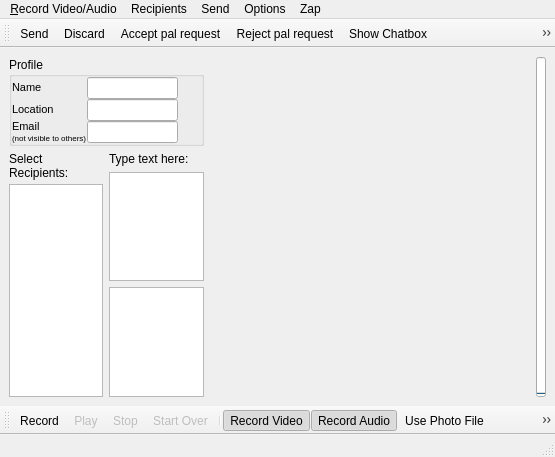
<?xml version="1.0" encoding="UTF-8"?>
<ui version="4.0">
 <class>Composer</class>
 <widget class="QMainWindow" name="Composer">
  <property name="geometry">
   <rect>
    <x>0</x>
    <y>0</y>
    <width>555</width>
    <height>457</height>
   </rect>
  </property>
  <property name="windowTitle">
   <string>Message Composer</string>
  </property>
  <property name="windowIcon">
   <iconset resource="icons.qrc">
    <normaloff>:/new/prefix1/greenguy.png</normaloff>:/new/prefix1/greenguy.png</iconset>
  </property>
  <widget class="QWidget" name="centralwidget">
   <layout class="QGridLayout" name="gridLayout_2">
    <item row="0" column="0">
     <layout class="QVBoxLayout" name="verticalLayout_3">
      <item>
       <widget class="QGroupBox" name="groupBox">
        <property name="title">
         <string>Profile</string>
        </property>
        <layout class="QGridLayout" name="gridLayout">
         <property name="leftMargin">
          <number>0</number>
         </property>
         <property name="topMargin">
          <number>0</number>
         </property>
         <property name="rightMargin">
          <number>0</number>
         </property>
         <property name="bottomMargin">
          <number>0</number>
         </property>
         <property name="spacing">
          <number>0</number>
         </property>
         <item row="0" column="0">
          <layout class="QHBoxLayout" name="horizontalLayout">
           <item>
            <layout class="QVBoxLayout" name="verticalLayout_2">
             <item>
              <widget class="QLabel" name="label_2">
               <property name="text">
                <string>&lt;!DOCTYPE HTML PUBLIC &quot;-//W3C//DTD HTML 4.0//EN&quot; &quot;http://www.w3.org/TR/REC-html40/strict.dtd&quot;&gt;
&lt;html&gt;&lt;head&gt;&lt;meta name=&quot;qrichtext&quot; content=&quot;1&quot; /&gt;&lt;style type=&quot;text/css&quot;&gt;
p, li { white-space: pre-wrap; }
&lt;/style&gt;&lt;/head&gt;&lt;body style=&quot; font-family:'Ubuntu'; font-size:11pt; font-weight:400; font-style:normal;&quot;&gt;
&lt;p style=&quot; margin-top:0px; margin-bottom:0px; margin-left:0px; margin-right:0px; -qt-block-indent:0; text-indent:0px;&quot;&gt;&lt;span style=&quot; font-size:8pt;&quot;&gt;Name&lt;/span&gt;&lt;/p&gt;&lt;/body&gt;&lt;/html&gt;</string>
               </property>
              </widget>
             </item>
             <item>
              <widget class="QLabel" name="label_4">
               <property name="text">
                <string>&lt;!DOCTYPE HTML PUBLIC &quot;-//W3C//DTD HTML 4.0//EN&quot; &quot;http://www.w3.org/TR/REC-html40/strict.dtd&quot;&gt;
&lt;html&gt;&lt;head&gt;&lt;meta name=&quot;qrichtext&quot; content=&quot;1&quot; /&gt;&lt;style type=&quot;text/css&quot;&gt;
p, li { white-space: pre-wrap; }
&lt;/style&gt;&lt;/head&gt;&lt;body style=&quot; font-family:'Ubuntu'; font-size:11pt; font-weight:400; font-style:normal;&quot;&gt;
&lt;p style=&quot; margin-top:0px; margin-bottom:0px; margin-left:0px; margin-right:0px; -qt-block-indent:0; text-indent:0px;&quot;&gt;&lt;span style=&quot; font-size:8pt;&quot;&gt;Location&lt;/span&gt;&lt;/p&gt;&lt;/body&gt;&lt;/html&gt;</string>
               </property>
              </widget>
             </item>
             <item>
              <widget class="QLabel" name="p_email_label">
               <property name="text">
                <string>&lt;!DOCTYPE HTML PUBLIC &quot;-//W3C//DTD HTML 4.0//EN&quot; &quot;http://www.w3.org/TR/REC-html40/strict.dtd&quot;&gt;
&lt;html&gt;&lt;head&gt;&lt;meta name=&quot;qrichtext&quot; content=&quot;1&quot; /&gt;&lt;style type=&quot;text/css&quot;&gt;
p, li { white-space: pre-wrap; }
&lt;/style&gt;&lt;/head&gt;&lt;body style=&quot; font-family:'Ubuntu'; font-size:11pt; font-weight:400; font-style:normal;&quot;&gt;
&lt;p style=&quot; margin-top:0px; margin-bottom:0px; margin-left:0px; margin-right:0px; -qt-block-indent:0; text-indent:0px;&quot;&gt;&lt;span style=&quot; font-size:8pt;&quot;&gt;Email&lt;/span&gt;&lt;/p&gt;
&lt;p style=&quot; margin-top:0px; margin-bottom:0px; margin-left:0px; margin-right:0px; -qt-block-indent:0; text-indent:0px;&quot;&gt;&lt;span style=&quot; font-size:6pt;&quot;&gt;(not visible to others)&lt;/span&gt;&lt;/p&gt;&lt;/body&gt;&lt;/html&gt;</string>
               </property>
              </widget>
             </item>
            </layout>
           </item>
           <item>
            <layout class="QVBoxLayout" name="verticalLayout">
             <item>
              <widget class="QLineEdit" name="p_handle">
               <property name="sizePolicy">
                <sizepolicy hsizetype="Preferred" vsizetype="Fixed">
                 <horstretch>0</horstretch>
                 <verstretch>0</verstretch>
                </sizepolicy>
               </property>
              </widget>
             </item>
             <item>
              <widget class="QLineEdit" name="p_loc">
               <property name="sizePolicy">
                <sizepolicy hsizetype="Preferred" vsizetype="Fixed">
                 <horstretch>0</horstretch>
                 <verstretch>0</verstretch>
                </sizepolicy>
               </property>
              </widget>
             </item>
             <item>
              <widget class="QLineEdit" name="p_email">
               <property name="sizePolicy">
                <sizepolicy hsizetype="Preferred" vsizetype="Fixed">
                 <horstretch>0</horstretch>
                 <verstretch>0</verstretch>
                </sizepolicy>
               </property>
              </widget>
             </item>
            </layout>
           </item>
           <item>
            <spacer name="horizontalSpacer">
             <property name="orientation">
              <enum>Qt::Horizontal</enum>
             </property>
             <property name="sizeHint" stdset="0">
              <size>
               <width>40</width>
               <height>20</height>
              </size>
             </property>
            </spacer>
           </item>
          </layout>
         </item>
         <item row="1" column="0">
          <spacer name="verticalSpacer">
           <property name="orientation">
            <enum>Qt::Vertical</enum>
           </property>
           <property name="sizeType">
            <enum>QSizePolicy::Preferred</enum>
           </property>
           <property name="sizeHint" stdset="0">
            <size>
             <width>20</width>
             <height>40</height>
            </size>
           </property>
          </spacer>
         </item>
        </layout>
       </widget>
      </item>
      <item>
       <layout class="QHBoxLayout" name="horizontalLayout_2">
        <item>
         <layout class="QVBoxLayout">
          <property name="spacing">
           <number>4</number>
          </property>
          <item>
           <widget class="QLabel" name="select_recipients_text">
            <property name="sizePolicy">
             <sizepolicy hsizetype="Fixed" vsizetype="Fixed">
              <horstretch>0</horstretch>
              <verstretch>0</verstretch>
             </sizepolicy>
            </property>
            <property name="text">
             <string>Select
Recipients:</string>
            </property>
           </widget>
          </item>
          <item>
           <widget class="QListWidget" name="recipients">
            <property name="sizePolicy">
             <sizepolicy hsizetype="Preferred" vsizetype="Expanding">
              <horstretch>0</horstretch>
              <verstretch>0</verstretch>
             </sizepolicy>
            </property>
            <property name="sortingEnabled">
             <bool>true</bool>
            </property>
           </widget>
          </item>
         </layout>
        </item>
        <item>
         <layout class="QVBoxLayout">
          <item>
           <widget class="QLabel" name="label_3">
            <property name="sizePolicy">
             <sizepolicy hsizetype="Fixed" vsizetype="Fixed">
              <horstretch>0</horstretch>
              <verstretch>0</verstretch>
             </sizepolicy>
            </property>
            <property name="text">
             <string>Type text here:</string>
            </property>
           </widget>
          </item>
          <item>
           <widget class="QTextEdit" name="textEdit">
            <property name="sizePolicy">
             <sizepolicy hsizetype="Preferred" vsizetype="Expanding">
              <horstretch>0</horstretch>
              <verstretch>0</verstretch>
             </sizepolicy>
            </property>
           </widget>
          </item>
          <item>
           <widget class="QTextBrowser" name="textBrowser">
            <property name="sizePolicy">
             <sizepolicy hsizetype="Preferred" vsizetype="Expanding">
              <horstretch>0</horstretch>
              <verstretch>0</verstretch>
             </sizepolicy>
            </property>
           </widget>
          </item>
         </layout>
        </item>
       </layout>
      </item>
     </layout>
    </item>
    <item row="0" column="1">
     <widget class="vidlab" name="label">
      <property name="sizePolicy">
       <sizepolicy hsizetype="MinimumExpanding" vsizetype="MinimumExpanding">
        <horstretch>0</horstretch>
        <verstretch>0</verstretch>
       </sizepolicy>
      </property>
      <property name="minimumSize">
       <size>
        <width>320</width>
        <height>240</height>
       </size>
      </property>
      <property name="text">
       <string/>
      </property>
      <property name="pixmap">
       <pixmap resource="icons.qrc">:/new/prefix1/greenguy.png</pixmap>
      </property>
      <property name="scaledContents">
       <bool>false</bool>
      </property>
      <property name="alignment">
       <set>Qt::AlignCenter</set>
      </property>
      <property name="wordWrap">
       <bool>true</bool>
      </property>
     </widget>
    </item>
    <item row="0" column="3">
     <widget class="QProgressBar" name="progressBar">
      <property name="enabled">
       <bool>true</bool>
      </property>
      <property name="maximumSize">
       <size>
        <width>10</width>
        <height>16777215</height>
       </size>
      </property>
      <property name="value">
       <number>0</number>
      </property>
      <property name="orientation">
       <enum>Qt::Vertical</enum>
      </property>
      <property name="textDirection">
       <enum>QProgressBar::BottomToTop</enum>
      </property>
     </widget>
    </item>
   </layout>
  </widget>
  <widget class="QMenuBar" name="menubar">
   <property name="geometry">
    <rect>
     <x>0</x>
     <y>0</y>
     <width>555</width>
     <height>22</height>
    </rect>
   </property>
   <widget class="QMenu" name="menuRecipients">
    <property name="title">
     <string>Recipients</string>
    </property>
    <addaction name="actionSelect"/>
   </widget>
   <widget class="QMenu" name="menuOptions">
    <property name="title">
     <string>Options</string>
    </property>
    <addaction name="actionDon_t_allow_forwarding"/>
    <addaction name="actionHi_Quality_Video"/>
    <addaction name="actionRecord_Video"/>
    <addaction name="actionRecord_Audio"/>
    <addaction name="actionRecord_Picture"/>
   </widget>
   <widget class="QMenu" name="menuSend">
    <property name="title">
     <string>Send</string>
    </property>
    <addaction name="actionSend_Message"/>
    <addaction name="actionAccept_pal_request"/>
    <addaction name="actionReject_pal_request"/>
   </widget>
   <widget class="QMenu" name="menuVideo">
    <property name="title">
     <string>&amp;Record Video/Audio</string>
    </property>
    <addaction name="actionRecord"/>
    <addaction name="actionStop"/>
    <addaction name="actionPlay"/>
    <addaction name="actionStart_over"/>
   </widget>
   <widget class="QMenu" name="menuZap">
    <property name="title">
     <string>Zap</string>
    </property>
    <addaction name="actionShow_Chatbox"/>
    <addaction name="actionCompose_Message"/>
    <addaction name="actionIgnore_user"/>
   </widget>
   <addaction name="menuVideo"/>
   <addaction name="menuRecipients"/>
   <addaction name="menuSend"/>
   <addaction name="menuOptions"/>
   <addaction name="menuZap"/>
  </widget>
  <widget class="QStatusBar" name="statusbar"/>
  <widget class="QToolBar" name="toolBar">
   <property name="orientation">
    <enum>Qt::Horizontal</enum>
   </property>
   <attribute name="toolBarArea">
    <enum>TopToolBarArea</enum>
   </attribute>
   <attribute name="toolBarBreak">
    <bool>false</bool>
   </attribute>
   <addaction name="actionSend_Message"/>
   <addaction name="actionCancel"/>
   <addaction name="actionAccept_pal_request"/>
   <addaction name="actionReject_pal_request"/>
   <addaction name="actionShow_Chatbox"/>
   <addaction name="actionCompose_Message"/>
   <addaction name="actionIgnore_user"/>
  </widget>
  <widget class="QToolBar" name="toolBar_2">
   <property name="orientation">
    <enum>Qt::Horizontal</enum>
   </property>
   <attribute name="toolBarArea">
    <enum>BottomToolBarArea</enum>
   </attribute>
   <attribute name="toolBarBreak">
    <bool>false</bool>
   </attribute>
   <addaction name="actionRecord"/>
   <addaction name="actionPlay"/>
   <addaction name="actionStop"/>
   <addaction name="actionStart_over"/>
   <addaction name="separator"/>
   <addaction name="actionRecord_Video"/>
   <addaction name="actionRecord_Audio"/>
   <addaction name="actionRecord_Picture"/>
   <addaction name="actionDon_t_allow_forwarding"/>
   <addaction name="actionHi_Quality_Video"/>
  </widget>
  <action name="actionRecord">
   <property name="icon">
    <iconset resource="icons.qrc">
     <normaloff>:/new/prefix2/icons/MediaCons1/PNGs/Record-small.png</normaloff>:/new/prefix2/icons/MediaCons1/PNGs/Record-small.png</iconset>
   </property>
   <property name="text">
    <string>&amp;Record</string>
   </property>
  </action>
  <action name="actionStop">
   <property name="enabled">
    <bool>false</bool>
   </property>
   <property name="icon">
    <iconset resource="icons.qrc">
     <normaloff>:/new/prefix2/icons/MediaCons1/PNGs/Stop-small.png</normaloff>:/new/prefix2/icons/MediaCons1/PNGs/Stop-small.png</iconset>
   </property>
   <property name="text">
    <string>&amp;Stop</string>
   </property>
  </action>
  <action name="actionPlay">
   <property name="enabled">
    <bool>false</bool>
   </property>
   <property name="icon">
    <iconset resource="icons.qrc">
     <normaloff>:/new/prefix2/icons/MediaCons1/PNGs/Play-small.png</normaloff>:/new/prefix2/icons/MediaCons1/PNGs/Play-small.png</iconset>
   </property>
   <property name="text">
    <string>&amp;Play</string>
   </property>
  </action>
  <action name="actionStart_over">
   <property name="enabled">
    <bool>false</bool>
   </property>
   <property name="icon">
    <iconset resource="icons.qrc">
     <normaloff>:/new/prefix1/kill.png</normaloff>:/new/prefix1/kill.png</iconset>
   </property>
   <property name="text">
    <string>Start &amp;Over</string>
   </property>
  </action>
  <action name="actionSend_Message">
   <property name="text">
    <string>Sen&amp;d</string>
   </property>
   <property name="shortcut">
    <string>Alt+D</string>
   </property>
  </action>
  <action name="actionSelect">
   <property name="text">
    <string>Select Multiple...</string>
   </property>
  </action>
  <action name="actionDon_t_allow_forwarding">
   <property name="checkable">
    <bool>true</bool>
   </property>
   <property name="text">
    <string>Don't allow forwarding</string>
   </property>
   <property name="iconText">
    <string>No Forw</string>
   </property>
   <property name="whatsThis">
    <string>This advanced feature allows you some control over how your messages. Selecting this punch-in button tells CDC-X to set a flag that will not allow the recipient of the message to use the forward button to resend the message. See http://www.dwyco.com for details on CDC-X privacy issues.</string>
   </property>
  </action>
  <action name="actionHi_Quality_Video">
   <property name="checkable">
    <bool>true</bool>
   </property>
   <property name="text">
    <string>Hi-Quality Video</string>
   </property>
   <property name="iconText">
    <string>HiQ</string>
   </property>
   <property name="whatsThis">
    <string>This advanced feature allows you to record messages at a higher quality. Selecting this punch-in tells CDC-X to record at a much higher frame-rate and/or spatial video quality. The resulting message files are much bigger than normal quality.</string>
   </property>
  </action>
  <action name="actionRecord_Video">
   <property name="checkable">
    <bool>true</bool>
   </property>
   <property name="checked">
    <bool>true</bool>
   </property>
   <property name="icon">
    <iconset resource="icons.qrc">
     <normaloff>:/new/prefix1/tv.png</normaloff>:/new/prefix1/tv.png</iconset>
   </property>
   <property name="text">
    <string>Record Video</string>
   </property>
   <property name="whatsThis">
    <string>Check this punch-in button to tell CDC-X that you want to record video when you press the record button.</string>
   </property>
  </action>
  <action name="actionRecord_Audio">
   <property name="checkable">
    <bool>true</bool>
   </property>
   <property name="checked">
    <bool>true</bool>
   </property>
   <property name="icon">
    <iconset resource="icons.qrc">
     <normaloff>:/new/prefix1/volume-zero.png</normaloff>:/new/prefix1/volume-zero.png</iconset>
   </property>
   <property name="text">
    <string>Record Audio</string>
   </property>
   <property name="whatsThis">
    <string>Check this punch-in if you want CDC-X to record audio when you hit the record button.</string>
   </property>
  </action>
  <action name="actionRecord_Picture">
   <property name="checkable">
    <bool>true</bool>
   </property>
   <property name="icon">
    <iconset resource="icons.qrc">
     <normaloff>:/new/prefix1/panel-screenshot.png</normaloff>:/new/prefix1/panel-screenshot.png</iconset>
   </property>
   <property name="text">
    <string>Use Photo File</string>
   </property>
  </action>
  <action name="actionShow">
   <property name="text">
    <string>Show...</string>
   </property>
  </action>
  <action name="actionStrip_forward_text">
   <property name="text">
    <string>Strip forward text</string>
   </property>
  </action>
  <action name="actionCancel">
   <property name="enabled">
    <bool>true</bool>
   </property>
   <property name="text">
    <string>Discard</string>
   </property>
   <property name="toolTip">
    <string>Discard contents</string>
   </property>
  </action>
  <action name="actionAccept_pal_request">
   <property name="text">
    <string>Accept pal request</string>
   </property>
  </action>
  <action name="actionReject_pal_request">
   <property name="text">
    <string>Reject pal request</string>
   </property>
  </action>
  <action name="actionShow_Chatbox">
   <property name="icon">
    <iconset resource="icons.qrc">
     <normaloff>:/new/green32/icons/PrimaryCons_Green_KenSaunders/PNGs/32x32/Chat2-32x32.png</normaloff>:/new/green32/icons/PrimaryCons_Green_KenSaunders/PNGs/32x32/Chat2-32x32.png</iconset>
   </property>
   <property name="text">
    <string>Show Chatbox...</string>
   </property>
  </action>
  <action name="actionCompose_Message">
   <property name="icon">
    <iconset resource="icons.qrc">
     <normaloff>:/new/green32/icons/PrimaryCons_Green_KenSaunders/PNGs/32x32/Mail2-32x32.png</normaloff>:/new/green32/icons/PrimaryCons_Green_KenSaunders/PNGs/32x32/Mail2-32x32.png</iconset>
   </property>
   <property name="text">
    <string>Audio/Video msg...</string>
   </property>
  </action>
  <action name="actionIgnore_user">
   <property name="icon">
    <iconset resource="icons.qrc">
     <normaloff>:/new/red32/icons/PrimaryCons_Red_KenSaunders/PNGs/32x32/no-32x32.png</normaloff>:/new/red32/icons/PrimaryCons_Red_KenSaunders/PNGs/32x32/no-32x32.png</iconset>
   </property>
   <property name="text">
    <string>Ignore user</string>
   </property>
  </action>
 </widget>
 <customwidgets>
  <customwidget>
   <class>vidlab</class>
   <extends>QLabel</extends>
   <header>vidlab.h</header>
  </customwidget>
 </customwidgets>
 <tabstops>
  <tabstop>textEdit</tabstop>
  <tabstop>recipients</tabstop>
  <tabstop>textBrowser</tabstop>
 </tabstops>
 <resources>
  <include location="icons.qrc"/>
 </resources>
 <connections/>
</ui>
